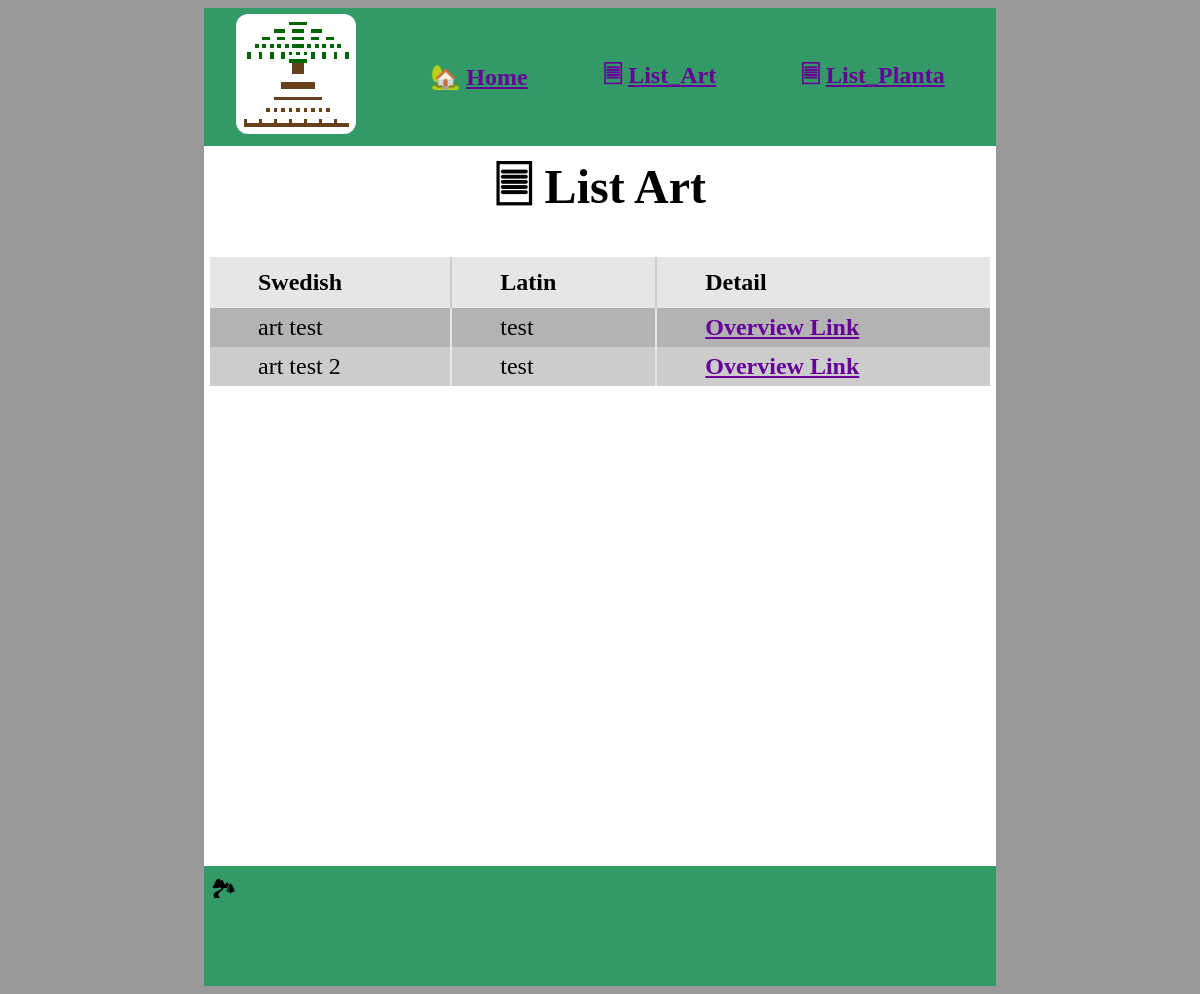
The app's page /list_art/, older data.
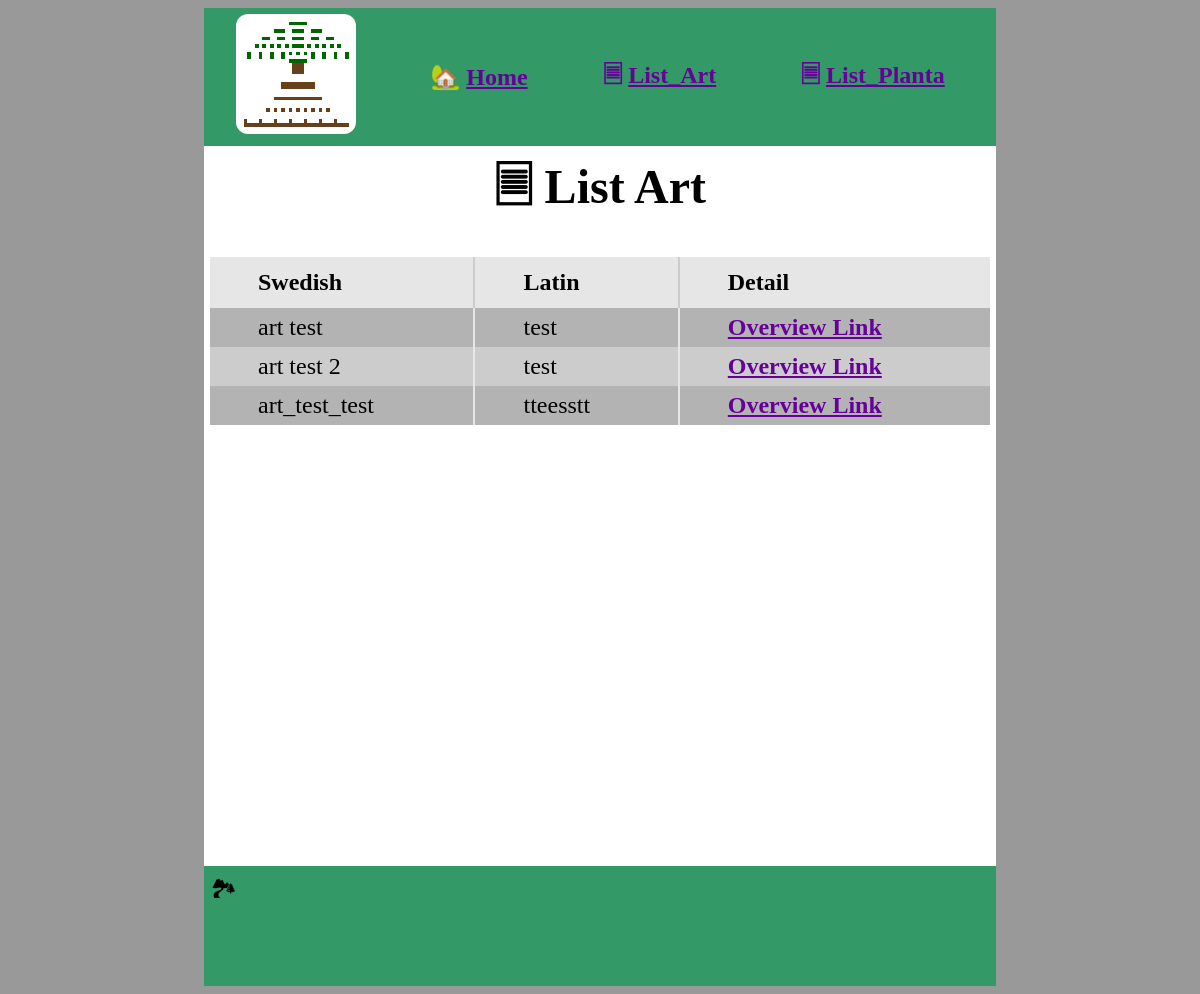
The same page, newer data.
### trees/models.py (models this page shows, shortened)
class art(Model):
    namn = CharField(max_length=255)
    latin = CharField(max_length=255)
    info = TextField(blank=True)

### trees/views.py (the view)
# urls.py: path('list_art/', views.list_art, name='list_art'),
def list_art(request):
    filter_namn = request.GET.get('query')
    list_art = list_art_objects(filter_namn)
    return view(request, 'list.html', {'list_art': list_art, })

### trees/views.py (called while the page is built)
def view(request, template_, context_):
  template = loader.get_template(template_)
  context=context_
  return HttpResponse(template.render(context, request))

def list_art_objects(filter_namn = None):
  list_art = None
  if (filter_namn):
    list_art = art.objects.filter(namn__icontains=filter_namn).annotate(search_index=StrIndex('namn', Value(filter_namn))).order_by('search_index') | art.objects.filter(latin__icontains=filter_namn).annotate(search_index=StrIndex('latin', Value(filter_namn))).order_by('search_index')
  else:
    list_art = art.objects.all()
  return list_art

### trees/templates/list.html (shortened to what this page needs)
{% extends "main.html" %}
{% block content %}
    {% if list_art %}
        {% include 'list_art.html' %}
    {% endif %}
{% endblock %}

### trees/templates/list_art.html (shortened to what this page needs)
<h1>&#128463; List Art</h1>
    <div>
        <table cellspacing="0" class="margin_auto">
            <thead>
                <tr>
                    <td>
                        Swedish
                    </td>
                    <td>
                        Latin
                    </td>
                    <td>
                        Detail
                    </td>
                </tr>
            </thead>
            <tbody>
                {% for art in list_art %}
                    <tr>
                        <td>
                            {{ art.namn }}
                        </td>
                        <td>
                            {{ art.latin }}
                        </td>
                        <td>
                            <a href="{% url 'list_art' %}{{ art.id }}"><span class="uscr">Overview Link</span></a>
                        </td>
                    </tr>
                {% endfor %}
            </tbody>
        </table>
    </div>

Row changes from the older to the newer data that the page shows:
added art: namn "art_test_test", latin "tteesstt"
